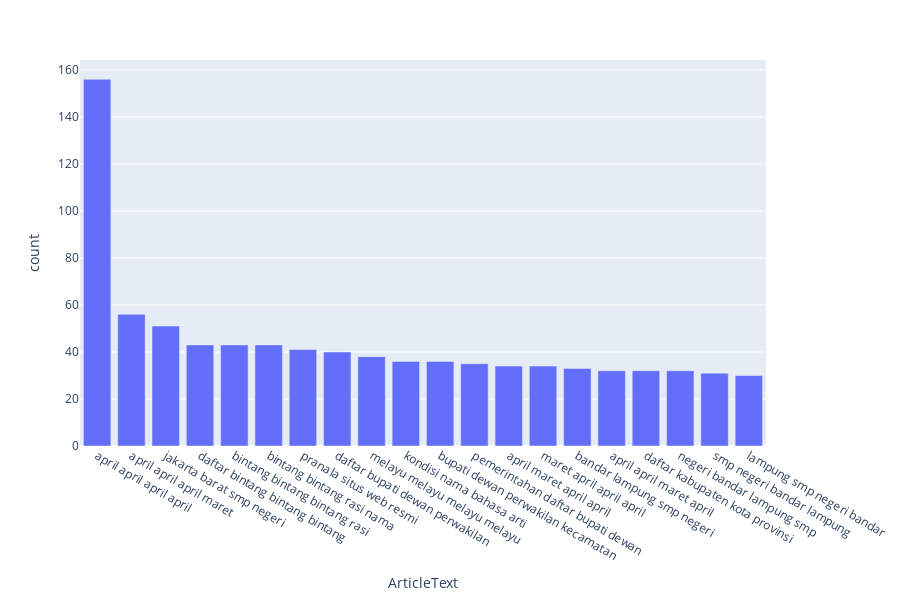

Notebook cell for this chart:
### Code cell
common_words = get_top_n_words(corpus_wiki_sw, 20)

for word, freq in common_words:
    print(word, freq)

df2 = pd.DataFrame(common_words, columns = ['ArticleText' , 'count'])

ax = df2.plot.bar(x='ArticleText', y='count', rot=0)
plt.show()

fig = px.bar(df2, x='ArticleText', y='count')
fig.show()

### Figure 1 — Plotly figure (JSON) as saved in the notebook; plotly's stock layout.template omitted (floating-point values rounded to 4 significant figures)
{"data": [{"alignmentgroup": "True", "hoverlabel": {"namelength": 0}, "hovertemplate": "ArticleText=%{x}<br>count=%{y}", "legendgroup": "", "marker": {"color": "#636efa"}, "name": "", "offsetgroup": "", "orientation": "v", "showlegend": false, "textposition": "auto", "type": "bar", "x": ["april april april april", "april april april maret", "jakarta barat smp negeri", "daftar bintang bintang bintang", "bintang bintang bintang rasi", "bintang bintang rasi nama", "pranala situs web resmi", "daftar bupati dewan perwakilan", "melayu melayu melayu melayu", "kondisi nama bahasa arti", "bupati dewan perwakilan kecamatan", "pemerintahan daftar bupati dewan", "april maret april april", "maret april april april", "bandar lampung smp negeri", "april april maret april", "daftar kabupaten kota provinsi", "negeri bandar lampung smp", "smp negeri bandar lampung", "lampung smp negeri bandar"], "xaxis": "x", "y": [156, 56, 51, 43, 43, 43, 41, 40, 38, 36, 36, 35, 34, 34, 33, 32, 32, 32, 31, 30], "yaxis": "y"}], "layout": {"barmode": "relative", "height": 600, "legend": {"tracegroupgap": 0}, "margin": {"t": 60}, "xaxis": {"anchor": "y", "domain": [0, 1], "title": {"text": "ArticleText"}}, "yaxis": {"anchor": "x", "domain": [0, 1], "title": {"text": "count"}}}}
